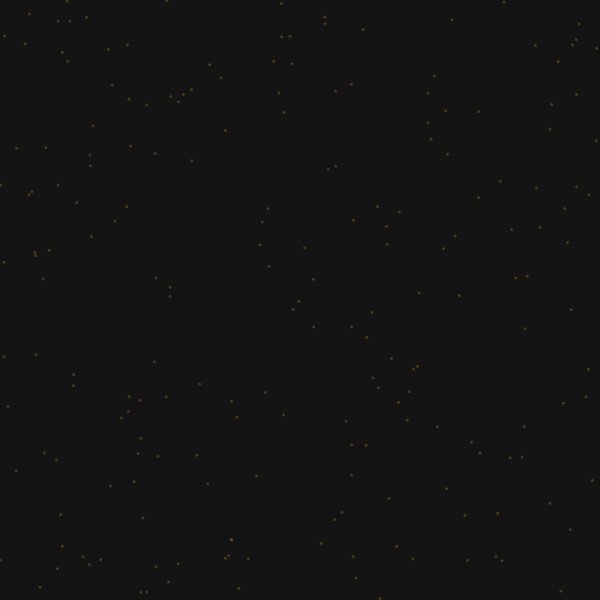
Frame 1 (no input)
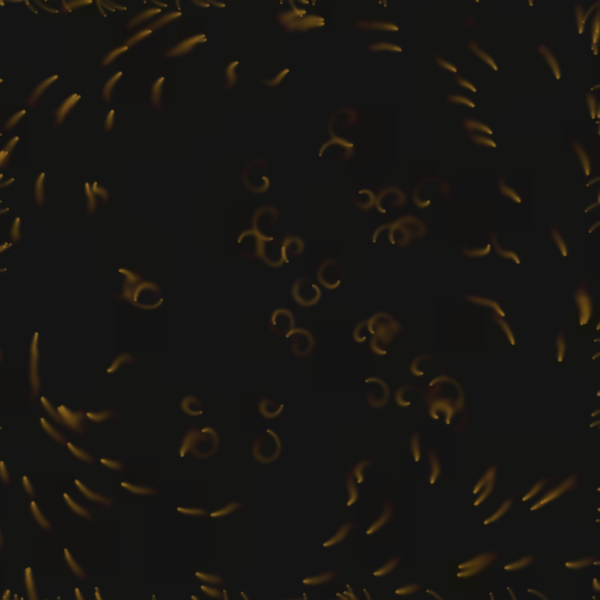
Frame 60 (no input)
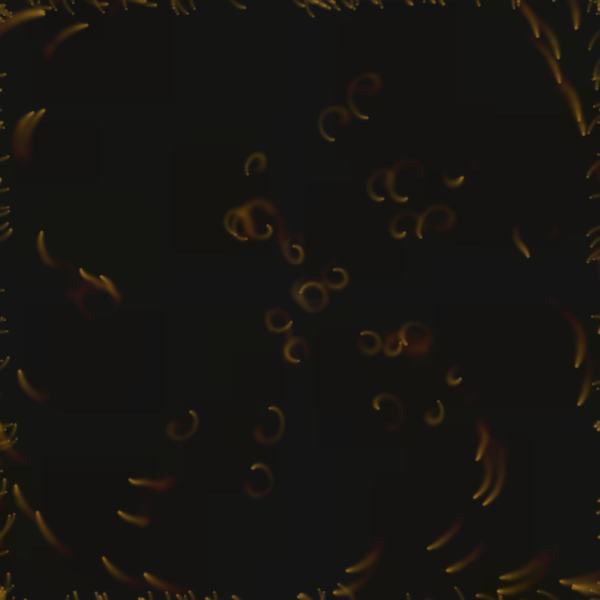
Frame 120 (the mouse pressed at the canvas centre since frame 60)

The p5.js sketch that drew these frames (run headless with seeded random() and noise() and a simulated clock; from frame 60 on, the mouse is pressed at the canvas centre):

// p5.js sketch
// ── sketch.js
// Stance: Resonance (after Lucier)

let feeding = true;
let gain = 1.0;
let agents = [];

function setup() {
  createCanvas(600, 600);
  pixelDensity(1);
  background(20);

  for (let i = 0; i < 200; i++) {
    agents.push({
      x: random(width),
      y: random(height),
      a: random(TWO_PI)
    });
  }
}

function draw() {
  const reading = sense();
  update(reading);
  render();
}

function sense() {
  loadPixels();

  return agents.map((a) => {
    const x = floor(a.x);
    const y = floor(a.y);
    const index = 4 * (y * width + x);
    return pixels[index] / 255;
  });
}

function update(reading) {
  agents.forEach((a, i) => {
    a.a +=
      (reading[i] - 0.5) * gain +
      random(-0.1, 0.1);

    a.x =
      (a.x + cos(a.a) * 1.5 + width) %
      width;

    a.y =
      (a.y + sin(a.a) * 1.5 + height) %
      height;
  });
}

function render() {
  // Feed the previous frame back into the canvas,
  // making it slightly larger each time.
  const previousFrame = get();

  push();
  translate(width / 2, height / 2);
  scale(1 + 0.005 * gain);
  image(
    previousFrame,
    -width / 2,
    -height / 2
  );
  pop();

  // Gradually blur the feedback image.
  if (frameCount % 5 === 0) {
    filter(BLUR, 1);
  }

  // Draw agents while feeding is switched on.
  if (feeding) {
    noStroke();
    fill(240, 170, 50, 60);

    agents.forEach((a) => {
      circle(a.x, a.y, 3);
    });
  }
}

// Press Space to stop or restart the agents.
function keyPressed() {
  if (key === " ") {
    feeding = !feeding;
  }
}
